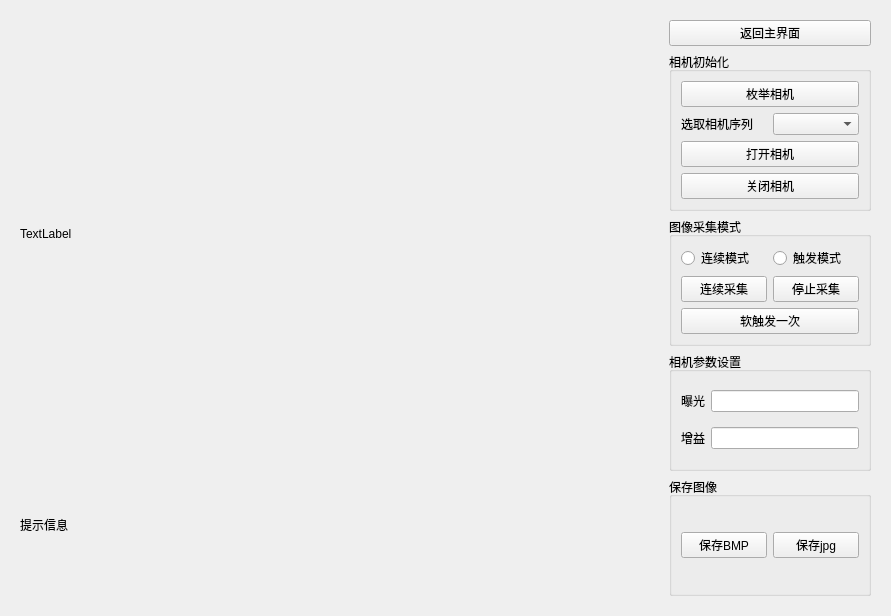
<?xml version="1.0" encoding="UTF-8"?>
<ui version="4.0">
 <class>Widget</class>
 <widget class="QWidget" name="Widget">
  <property name="geometry">
   <rect>
    <x>0</x>
    <y>0</y>
    <width>891</width>
    <height>616</height>
   </rect>
  </property>
  <property name="windowTitle">
   <string>相机配置</string>
  </property>
  <layout class="QGridLayout" name="gridLayout_5" columnstretch="5,2">
   <item row="0" column="0">
    <widget class="QWidget" name="widget_2" native="true">
     <layout class="QVBoxLayout" name="verticalLayout_2" stretch="3,1">
      <item>
       <widget class="QLabel" name="lbl_camera_L">
        <property name="minimumSize">
         <size>
          <width>625</width>
          <height>300</height>
         </size>
        </property>
        <property name="maximumSize">
         <size>
          <width>16777215</width>
          <height>16777215</height>
         </size>
        </property>
        <property name="text">
         <string>TextLabel</string>
        </property>
       </widget>
      </item>
      <item>
       <widget class="QLabel" name="lbl_camera_messagee">
        <property name="minimumSize">
         <size>
          <width>625</width>
          <height>128</height>
         </size>
        </property>
        <property name="text">
         <string>提示信息</string>
        </property>
        <property name="textFormat">
         <enum>Qt::AutoText</enum>
        </property>
        <property name="textInteractionFlags">
         <set>Qt::LinksAccessibleByMouse</set>
        </property>
       </widget>
      </item>
     </layout>
    </widget>
   </item>
   <item row="0" column="1">
    <widget class="QWidget" name="widget" native="true">
     <layout class="QVBoxLayout" name="verticalLayout">
      <item>
       <widget class="QPushButton" name="pbn_return_main">
        <property name="text">
         <string>返回主界面</string>
        </property>
       </widget>
      </item>
      <item>
       <widget class="QGroupBox" name="groupBox">
        <property name="maximumSize">
         <size>
          <width>16777215</width>
          <height>16777215</height>
         </size>
        </property>
        <property name="title">
         <string>相机初始化</string>
        </property>
        <layout class="QGridLayout" name="gridLayout">
         <item row="1" column="0">
          <widget class="QLabel" name="label">
           <property name="text">
            <string>选取相机序列</string>
           </property>
          </widget>
         </item>
         <item row="0" column="0" colspan="2">
          <widget class="QPushButton" name="pbn_enum_camera">
           <property name="text">
            <string>枚举相机</string>
           </property>
          </widget>
         </item>
         <item row="2" column="0" colspan="2">
          <widget class="QPushButton" name="pbn_open_camera">
           <property name="text">
            <string>打开相机</string>
           </property>
          </widget>
         </item>
         <item row="1" column="1">
          <widget class="QComboBox" name="cmb_camera_index"/>
         </item>
         <item row="3" column="0" colspan="2">
          <widget class="QPushButton" name="pbn_close_camera">
           <property name="text">
            <string>关闭相机</string>
           </property>
          </widget>
         </item>
        </layout>
       </widget>
      </item>
      <item>
       <widget class="QGroupBox" name="groupBox_2">
        <property name="title">
         <string>图像采集模式</string>
        </property>
        <layout class="QGridLayout" name="gridLayout_2">
         <item row="0" column="0">
          <widget class="QRadioButton" name="rdo_continue_mode">
           <property name="text">
            <string>连续模式</string>
           </property>
          </widget>
         </item>
         <item row="0" column="1">
          <widget class="QRadioButton" name="rdo_softigger_mode">
           <property name="text">
            <string>触发模式</string>
           </property>
          </widget>
         </item>
         <item row="1" column="0">
          <widget class="QPushButton" name="pbn_start_grabbing">
           <property name="text">
            <string>连续采集</string>
           </property>
          </widget>
         </item>
         <item row="1" column="1">
          <widget class="QPushButton" name="pbn_stop_grabbing">
           <property name="text">
            <string>停止采集</string>
           </property>
          </widget>
         </item>
         <item row="2" column="0" colspan="2">
          <widget class="QPushButton" name="pbn_software_once">
           <property name="text">
            <string>软触发一次</string>
           </property>
          </widget>
         </item>
        </layout>
       </widget>
      </item>
      <item>
       <widget class="QGroupBox" name="groupBox_3">
        <property name="title">
         <string>相机参数设置</string>
        </property>
        <layout class="QGridLayout" name="gridLayout_3">
         <item row="1" column="1">
          <widget class="QLineEdit" name="le_set_gain"/>
         </item>
         <item row="1" column="0">
          <widget class="QLabel" name="label_3">
           <property name="text">
            <string>增益</string>
           </property>
          </widget>
         </item>
         <item row="0" column="1">
          <widget class="QLineEdit" name="le_set_exposure"/>
         </item>
         <item row="0" column="0">
          <widget class="QLabel" name="label_2">
           <property name="text">
            <string>曝光</string>
           </property>
          </widget>
         </item>
        </layout>
       </widget>
      </item>
      <item>
       <widget class="QGroupBox" name="groupBox_4">
        <property name="title">
         <string>保存图像</string>
        </property>
        <layout class="QGridLayout" name="gridLayout_4">
         <item row="0" column="0">
          <widget class="QPushButton" name="pbn_save_BMP">
           <property name="text">
            <string>保存BMP</string>
           </property>
          </widget>
         </item>
         <item row="0" column="1">
          <widget class="QPushButton" name="pbn_save_JPG">
           <property name="text">
            <string>保存jpg</string>
           </property>
          </widget>
         </item>
        </layout>
       </widget>
      </item>
     </layout>
    </widget>
   </item>
  </layout>
 </widget>
 <resources/>
 <connections/>
</ui>
